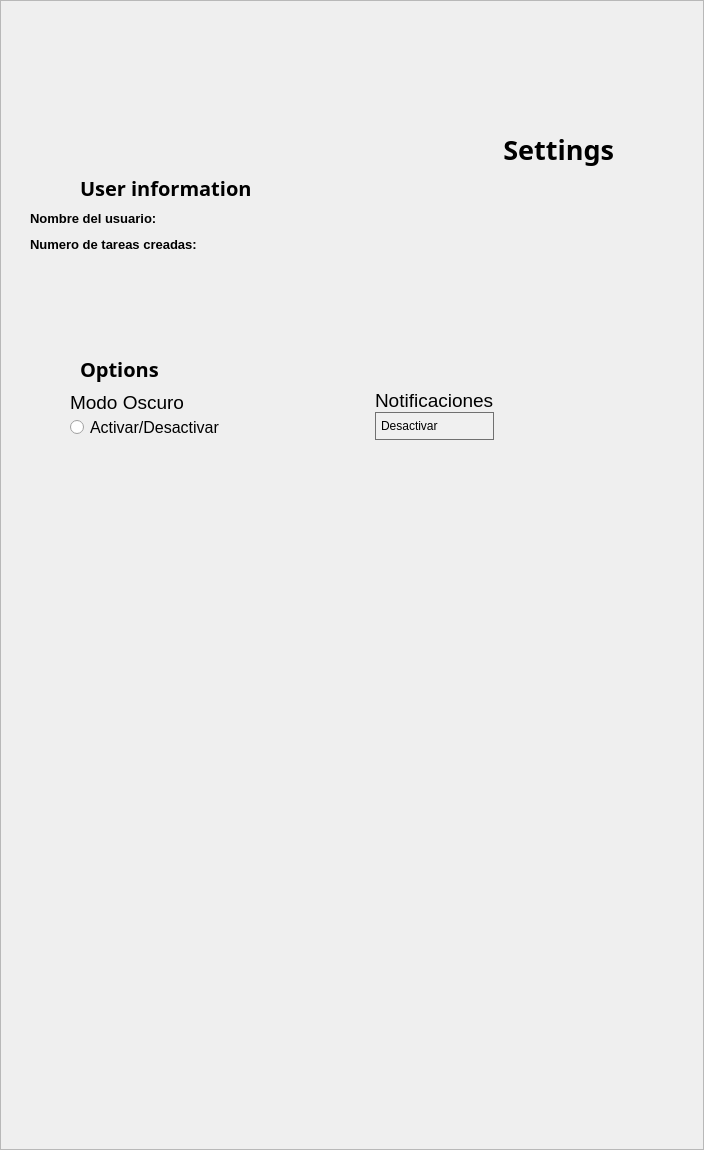
                 <widget class="QWidget" name="Settings_2">
                  <layout class="QHBoxLayout" name="horizontalLayout_14">
                   <property name="spacing">
                    <number>0</number>
                   </property>
                   <property name="leftMargin">
                    <number>0</number>
                   </property>
                   <property name="topMargin">
                    <number>0</number>
                   </property>
                   <property name="rightMargin">
                    <number>0</number>
                   </property>
                   <property name="bottomMargin">
                    <number>0</number>
                   </property>
                   <item>
                    <widget class="QFrame" name="frame_8">
                     <property name="frameShape">
                      <enum>QFrame::StyledPanel</enum>
                     </property>
                     <property name="frameShadow">
                      <enum>QFrame::Raised</enum>
                     </property>
                     <layout class="QVBoxLayout" name="verticalLayout_27">
                      <item>
                       <spacer name="verticalSpacer_24">
                        <property name="orientation">
                         <enum>Qt::Vertical</enum>
                        </property>
                        <property name="sizeHint" stdset="0">
                         <size>
                          <width>20</width>
                          <height>121</height>
                         </size>
                        </property>
                       </spacer>
                      </item>
                      <item>
                       <layout class="QVBoxLayout" name="verticalLayout_26">
                        <item>
                         <layout class="QHBoxLayout" name="horizontalLayout_21">
                          <item>
                           <widget class="QLabel" name="label_19">
                            <property name="font">
                             <font>
                              <family>Lucida Calligraphy</family>
                              <pointsize>20</pointsize>
                              <weight>75</weight>
                              <bold>true</bold>
                             </font>
                            </property>
                            <property name="text">
                             <string>Settings</string>
                            </property>
                            <property name="alignment">
                             <set>Qt::AlignRight|Qt::AlignTop|Qt::AlignTrailing</set>
                            </property>
                           </widget>
                          </item>
                          <item>
                           <spacer name="horizontalSpacer_13">
                            <property name="orientation">
                             <enum>Qt::Horizontal</enum>
                            </property>
                            <property name="sizeType">
                             <enum>QSizePolicy::Maximum</enum>
                            </property>
                            <property name="sizeHint" stdset="0">
                             <size>
                              <width>80</width>
                              <height>20</height>
                             </size>
                            </property>
                           </spacer>
                          </item>
                         </layout>
                        </item>
                        <item>
                         <layout class="QVBoxLayout" name="verticalLayout_25">
                          <item>
                           <layout class="QHBoxLayout" name="horizontalLayout_20">
                            <item>
                             <spacer name="horizontalSpacer_14">
                              <property name="orientation">
                               <enum>Qt::Horizontal</enum>
                              </property>
                              <property name="sizeType">
                               <enum>QSizePolicy::Maximum</enum>
                              </property>
                              <property name="sizeHint" stdset="0">
                               <size>
                                <width>70</width>
                                <height>20</height>
                               </size>
                              </property>
                             </spacer>
                            </item>
                            <item>
                             <widget class="QLabel" name="label_13">
                              <property name="font">
                               <font>
                                <family>Lucida Calligraphy</family>
                                <pointsize>15</pointsize>
                                <weight>75</weight>
                                <bold>true</bold>
                               </font>
                              </property>
                              <property name="text">
                               <string>User information</string>
                              </property>
                              <property name="margin">
                               <number>0</number>
                              </property>
                             </widget>
                            </item>
                           </layout>
                          </item>
                          <item>
                           <layout class="QHBoxLayout" name="horizontalLayout_19">
                            <item>
                             <spacer name="horizontalSpacer_11">
                              <property name="orientation">
                               <enum>Qt::Horizontal</enum>
                              </property>
                              <property name="sizeType">
                               <enum>QSizePolicy::Maximum</enum>
                              </property>
                              <property name="sizeHint" stdset="0">
                               <size>
                                <width>20</width>
                                <height>13</height>
                               </size>
                              </property>
                             </spacer>
                            </item>
                            <item>
                             <layout class="QVBoxLayout" name="verticalLayout_22">
                              <item>
                               <layout class="QHBoxLayout" name="horizontalLayout_16">
                                <item>
                                 <widget class="QLabel" name="label_14">
                                  <property name="minimumSize">
                                   <size>
                                    <width>10</width>
                                    <height>0</height>
                                   </size>
                                  </property>
                                  <property name="maximumSize">
                                   <size>
                                    <width>130</width>
                                    <height>16777215</height>
                                   </size>
                                  </property>
                                  <property name="font">
                                   <font>
                                    <pointsize>10</pointsize>
                                    <weight>75</weight>
                                    <bold>true</bold>
                                    <kerning>false</kerning>
                                   </font>
                                  </property>
                                  <property name="text">
                                   <string>Nombre del usuario:</string>
                                  </property>
                                 </widget>
                                </item>
                                <item>
                                 <spacer name="horizontalSpacer_9">
                                  <property name="orientation">
                                   <enum>Qt::Horizontal</enum>
                                  </property>
                                  <property name="sizeType">
                                   <enum>QSizePolicy::Maximum</enum>
                                  </property>
                                  <property name="sizeHint" stdset="0">
                                   <size>
                                    <width>25</width>
                                    <height>20</height>
                                   </size>
                                  </property>
                                 </spacer>
                                </item>
                                <item>
                                 <widget class="QLabel" name="label_16">
                                  <property name="font">
                                   <font>
                                    <pointsize>10</pointsize>
                                   </font>
                                  </property>
                                  <property name="text">
                                   <string/>
                                  </property>
                                 </widget>
                                </item>
                               </layout>
                              </item>
                              <item>
                               <layout class="QHBoxLayout" name="horizontalLayout_15">
                                <item>
                                 <widget class="QLabel" name="label_15">
                                  <property name="font">
                                   <font>
                                    <pointsize>10</pointsize>
                                    <weight>75</weight>
                                    <bold>true</bold>
                                    <kerning>false</kerning>
                                   </font>
                                  </property>
                                  <property name="text">
                                   <string>Numero de tareas creadas:</string>
                                  </property>
                                 </widget>
                                </item>
                                <item>
                                 <spacer name="horizontalSpacer_10">
                                  <property name="orientation">
                                   <enum>Qt::Horizontal</enum>
                                  </property>
                                  <property name="sizeType">
                                   <enum>QSizePolicy::Minimum</enum>
                                  </property>
                                  <property name="sizeHint" stdset="0">
                                   <size>
                                    <width>25</width>
                                    <height>20</height>
                                   </size>
                                  </property>
                                 </spacer>
                                </item>
                                <item>
                                 <widget class="QLabel" name="label_17">
                                  <property name="font">
                                   <font>
                                    <pointsize>10</pointsize>
                                   </font>
                                  </property>
                                  <property name="text">
                                   <string/>
                                  </property>
                                 </widget>
                                </item>
                               </layout>
                              </item>
                             </layout>
                            </item>
                            <item>
                             <spacer name="horizontalSpacer_12">
                              <property name="orientation">
                               <enum>Qt::Horizontal</enum>
                              </property>
                              <property name="sizeHint" stdset="0">
                               <size>
                                <width>40</width>
                                <height>20</height>
                               </size>
                              </property>
                             </spacer>
                            </item>
                           </layout>
                          </item>
                          <item>
                           <spacer name="verticalSpacer_21">
                            <property name="orientation">
                             <enum>Qt::Vertical</enum>
                            </property>
                            <property name="sizeHint" stdset="0">
                             <size>
                              <width>20</width>
                              <height>95</height>
                             </size>
                            </property>
                           </spacer>
                          </item>
                         </layout>
                        </item>
                        <item>
                         <layout class="QVBoxLayout" name="verticalLayout_24">
                          <item>
                           <layout class="QHBoxLayout" name="horizontalLayout_17">
                            <item>
                             <spacer name="horizontalSpacer_15">
                              <property name="orientation">
                               <enum>Qt::Horizontal</enum>
                              </property>
                              <property name="sizeType">
                               <enum>QSizePolicy::Maximum</enum>
                              </property>
                              <property name="sizeHint" stdset="0">
                               <size>
                                <width>70</width>
                                <height>20</height>
                               </size>
                              </property>
                             </spacer>
                            </item>
                            <item>
                             <widget class="QLabel" name="label_18">
                              <property name="font">
                               <font>
                                <family>Lucida Calligraphy</family>
                                <pointsize>15</pointsize>
                                <weight>75</weight>
                                <bold>true</bold>
                               </font>
                              </property>
                              <property name="text">
                               <string>Options</string>
                              </property>
                             </widget>
                            </item>
                           </layout>
                          </item>
                          <item>
                           <layout class="QVBoxLayout" name="verticalLayout_23">
                            <item>
                             <layout class="QHBoxLayout" name="horizontalLayout_18">
                              <property name="spacing">
                               <number>0</number>
                              </property>
                              <item>
                               <spacer name="horizontalSpacer_6">
                                <property name="orientation">
                                 <enum>Qt::Horizontal</enum>
                                </property>
                                <property name="sizeType">
                                 <enum>QSizePolicy::Minimum</enum>
                                </property>
                                <property name="sizeHint" stdset="0">
                                 <size>
                                  <width>60</width>
                                  <height>20</height>
                                 </size>
                                </property>
                               </spacer>
                              </item>
                              <item>
                               <layout class="QVBoxLayout" name="verticalLayout_19">
                                <property name="spacing">
                                 <number>0</number>
                                </property>
                                <item>
                                 <widget class="QLabel" name="label_6">
                                  <property name="font">
                                   <font>
                                    <pointsize>14</pointsize>
                                   </font>
                                  </property>
                                  <property name="text">
                                   <string>Modo Oscuro</string>
                                  </property>
                                 </widget>
                                </item>
                                <item>
                                 <widget class="QRadioButton" name="Oscuro">
                                  <property name="font">
                                   <font>
                                    <pointsize>12</pointsize>
                                   </font>
                                  </property>
                                  <property name="text">
                                   <string>Activar/Desactivar</string>
                                  </property>
                                 </widget>
                                </item>
                               </layout>
                              </item>
                              <item>
                               <spacer name="horizontalSpacer_7">
                                <property name="orientation">
                                 <enum>Qt::Horizontal</enum>
                                </property>
                                <property name="sizeType">
                                 <enum>QSizePolicy::Maximum</enum>
                                </property>
                                <property name="sizeHint" stdset="0">
                                 <size>
                                  <width>150</width>
                                  <height>20</height>
                                 </size>
                                </property>
                               </spacer>
                              </item>
                              <item>
                               <layout class="QVBoxLayout" name="verticalLayout_20">
                                <property name="spacing">
                                 <number>0</number>
                                </property>
                                <item>
                                 <widget class="QLabel" name="label_11">
                                  <property name="font">
                                   <font>
                                    <pointsize>14</pointsize>
                                   </font>
                                  </property>
                                  <property name="text">
                                   <string>Notificaciones</string>
                                  </property>
                                 </widget>
                                </item>
                                <item>
                                 <widget class="QComboBox" name="Noti">
                                  <property name="maximumSize">
                                   <size>
                                    <width>500</width>
                                    <height>16777215</height>
                                   </size>
                                  </property>
                                  <property name="styleSheet">
                                   <string notr="true">QComboBox {
    /* Fondo del QComboBox */
    background-color: #F0F0F0;
    /* Bordes */
    border: 1px solid #707070;
    /* Ajuste de relleno */
    padding: 5px;
    /* Alineación del texto */
    text-align: center;
    /* Fuente */
    font-family: Arial;
    font-size: 12px;
}

/* Estilo del ítem desplegado */
QComboBox::drop-down {
    border: none; /* Elimina el borde del ícono de despliegue */
}

/* Estilo del ítem seleccionado */
QComboBox::down-arrow {
    /*image: url(:/icons/down_arrow.png); /* Aquí puedes usar una imagen si lo prefieres */
    width: 10px;
    height: 10px;
}</string>
                                  </property>
                                  <item>
                                   <property name="text">
                                    <string>Desactivar</string>
                                   </property>
                                  </item>
                                  <item>
                                   <property name="text">
                                    <string>Bajo</string>
                                   </property>
                                  </item>
                                  <item>
                                   <property name="text">
                                    <string>Normal</string>
                                   </property>
                                  </item>
                                  <item>
                                   <property name="text">
                                    <string>Importante</string>
                                   </property>
                                  </item>
                                 </widget>
                                </item>
                               </layout>
                              </item>
                              <item>
                               <spacer name="horizontalSpacer_8">
                                <property name="orientation">
                                 <enum>Qt::Horizontal</enum>
                                </property>
                                <property name="sizeType">
                                 <enum>QSizePolicy::Maximum</enum>
                                </property>
                                <property name="sizeHint" stdset="0">
                                 <size>
                                  <width>200</width>
                                  <height>20</height>
                                 </size>
                                </property>
                               </spacer>
                              </item>
                             </layout>
                            </item>
                           </layout>
                          </item>
                         </layout>
                        </item>
                       </layout>
                      </item>
                      <item>
                       <spacer name="verticalSpacer_25">
                        <property name="orientation">
                         <enum>Qt::Vertical</enum>
                        </property>
                        <property name="sizeHint" stdset="0">
                         <size>
                          <width>20</width>
                          <height>700</height>
                         </size>
                        </property>
                       </spacer>
                      </item>
                     </layout>
                    </widget>
                   </item>
                  </layout>
                 </widget>
